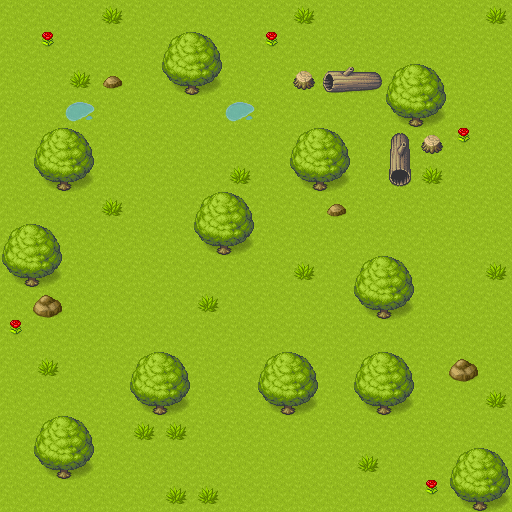

This is a level from a 2D game, rendered from its Tiled map with the project's own tilesets. A one-line summary and the complete map file follow:
An orthogonal 16x16 tile map with 32x32 px tiles, 2 tile layers (Tile Layer 1, Tile Layer 2).

<map version="1.5" tiledversion="1.7.0" orientation="orthogonal" renderorder="right-down" width="16" height="16" tilewidth="32" tileheight="32" infinite="0" nextlayerid="5" nextobjectid="1">
 <tileset firstgid="1" source="Tileset.tsx" />
 <layer id="3" name="Tile Layer 1" width="16" height="16" locked="1">
  <data encoding="csv">
1,1,1,1,1,1,1,1,1,1,1,1,1,1,1,1,
1,1,1,1,1,1,1,1,1,1,1,1,1,1,1,1,
1,1,1,1,1,1,1,1,1,1,1,1,1,1,1,1,
1,1,1,1,1,1,1,1,1,1,1,1,1,1,1,1,
1,1,1,1,1,1,1,1,1,1,1,1,1,1,1,1,
1,1,1,1,1,1,1,1,1,1,1,1,1,1,1,1,
1,1,1,1,1,1,1,1,1,1,1,1,1,1,1,1,
1,1,1,1,1,1,1,1,1,1,1,1,1,1,1,1,
1,1,1,1,1,1,1,1,1,1,1,1,1,1,1,1,
1,1,1,1,1,1,1,1,1,1,1,1,1,1,1,1,
1,1,1,1,1,1,1,1,1,1,1,1,1,1,1,1,
1,1,1,1,1,1,1,1,1,1,1,1,1,1,1,1,
1,1,1,1,1,1,1,1,1,1,1,1,1,1,1,1,
1,1,1,1,1,1,1,1,1,1,1,1,1,1,1,1,
1,1,1,1,1,1,1,1,1,1,1,1,1,1,1,1,
1,1,1,1,1,1,1,1,1,1,1,1,1,1,1,1
</data>
 </layer>
 <layer id="4" name="Tile Layer 2" width="16" height="16">
  <data encoding="csv">
0,0,0,49,0,0,0,0,0,49,0,0,0,0,0,49,
0,173,0,0,0,9,10,0,173,0,0,0,0,0,0,0,
0,0,49,65,0,17,18,0,0,46,47,48,9,10,0,0,
0,0,61,0,0,0,0,61,0,0,0,0,17,18,0,0,
0,9,10,0,0,0,0,0,0,9,10,0,64,46,173,0,
0,17,18,0,0,0,0,49,0,17,18,0,72,49,0,0,
0,0,0,49,0,0,9,10,0,0,65,0,0,0,0,0,
9,10,0,0,0,0,17,18,0,0,0,0,0,0,0,0,
17,18,0,0,0,0,0,0,0,49,0,9,10,0,0,49,
0,66,0,0,0,0,49,0,0,0,0,17,18,0,0,0,
173,0,0,0,0,0,0,0,0,0,0,0,0,0,0,0,
0,49,0,0,9,10,0,0,9,10,0,9,10,0,66,0,
0,0,0,0,17,18,0,0,17,18,0,17,18,0,0,49,
0,9,10,0,49,49,0,0,0,0,0,0,0,0,0,0,
0,17,18,0,0,0,0,0,0,0,0,49,0,0,9,10,
0,0,0,0,0,49,49,0,0,0,0,0,0,173,17,18
</data>
 </layer>
</map>
